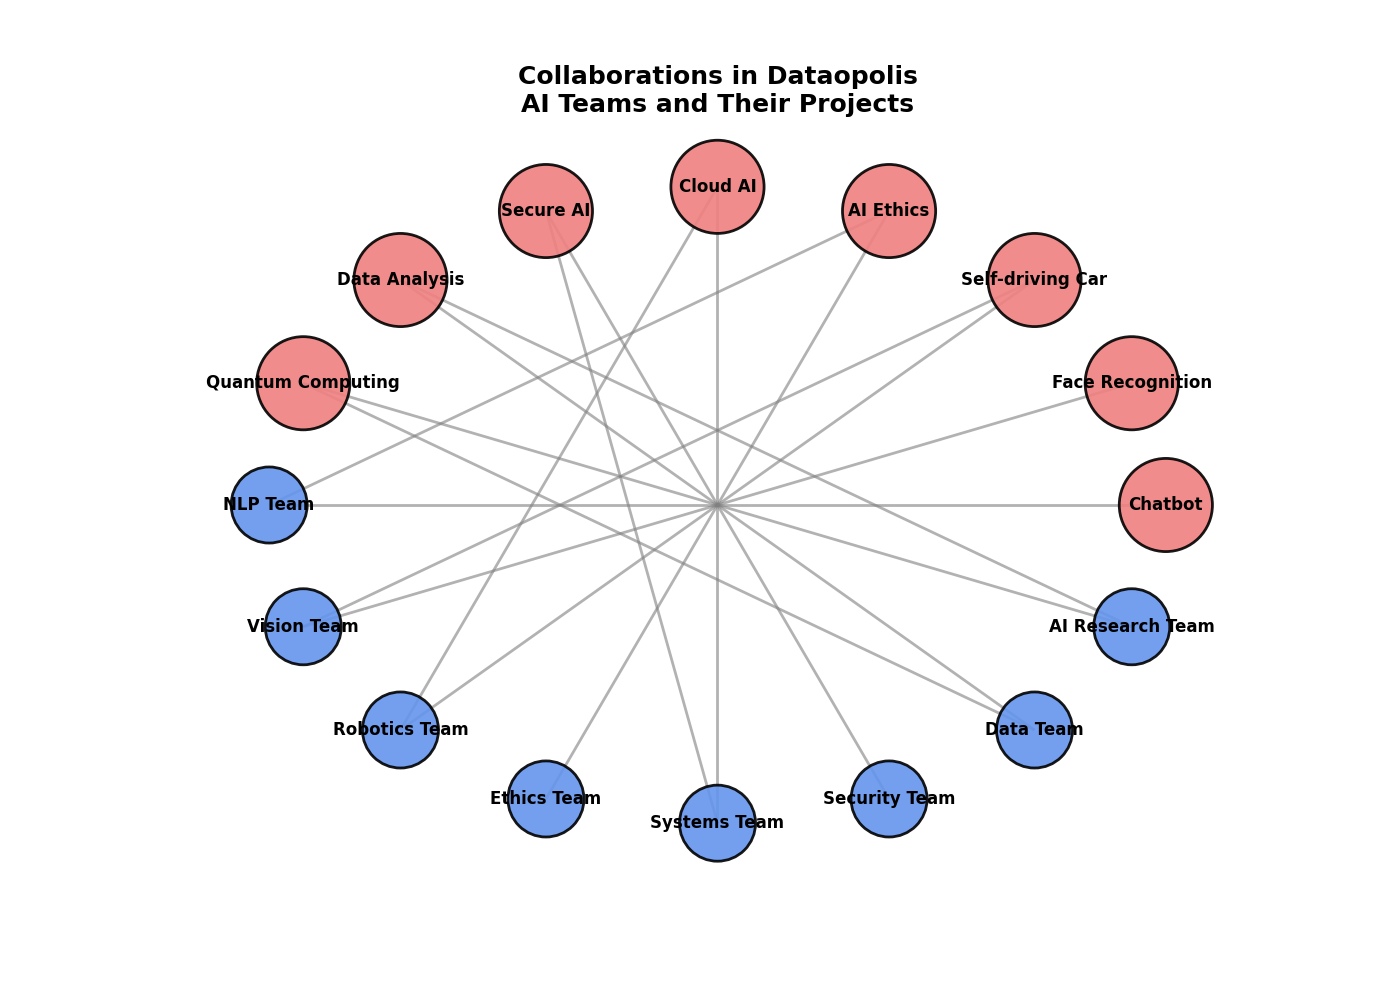

This chart was generated by the following Python code:
import matplotlib.pyplot as plt
import networkx as nx

teams = [
    "NLP Team", "Vision Team", "Robotics Team", 
    "Ethics Team", "Systems Team", "Security Team",
    "Data Team", "AI Research Team"
]
projects = [
    "Chatbot", "Face Recognition", "Self-driving Car", 
    "AI Ethics", "Cloud AI", "Secure AI",
    "Data Analysis", "Quantum Computing"
]

G = nx.Graph()

G.add_nodes_from(teams, type='team')
G.add_nodes_from(projects, type='project')

edges = [
    ("NLP Team", "Chatbot"),
    ("NLP Team", "AI Ethics"),
    ("Vision Team", "Face Recognition"),
    ("Vision Team", "Self-driving Car"),
    ("Robotics Team", "Self-driving Car"),
    ("Robotics Team", "Cloud AI"),
    ("Ethics Team", "AI Ethics"),
    ("Systems Team", "Cloud AI"),
    ("Systems Team", "Secure AI"),
    ("Security Team", "Secure AI"),
    ("Data Team", "Data Analysis"),
    ("AI Research Team", "Quantum Computing"),
    ("Data Team", "Quantum Computing"),
    ("AI Research Team", "Data Analysis")
]

G.add_edges_from(edges)

pos = nx.shell_layout(G)

fig, ax = plt.subplots(figsize=(14, 10))

node_colors = ['cornflowerblue' if G.nodes[node]['type'] == 'team' else 'lightcoral' for node in G.nodes()]
node_sizes = [3000 if G.nodes[node]['type'] == 'team' else 4500 for node in G.nodes()]

nx.draw_networkx_nodes(
    G, pos, node_size=node_sizes, node_color=node_colors, edgecolors='black', linewidths=2, alpha=0.9
)

nx.draw_networkx_edges(
    G, pos, edgelist=edges, width=2.0, alpha=0.6, edge_color='gray'
)

nx.draw_networkx_labels(
    G, pos, font_size=12, font_weight='bold'
)

ax.set_title(
    'Collaborations in Dataopolis\nAI Teams and Their Projects',
    fontsize=18, fontweight='bold', ha='center'
)

ax.axis('off')

plt.show()
